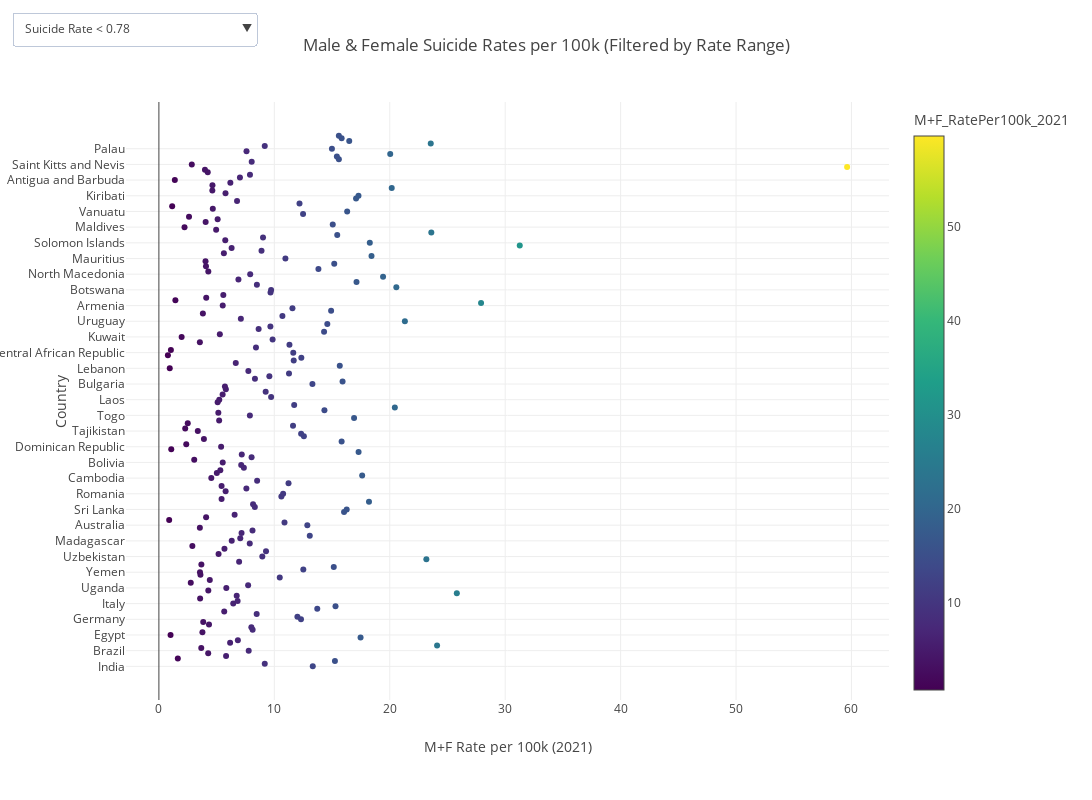

This figure's notebook cell:
### Code cell
'''Load the data'''
df = pd.read_excel(r"C:\Users\Adolf\Downloads\archive (1)\suicide-rate-by-country-2024.xlsx")


df['M+F_RatePer100k_2021'] = pd.to_numeric(df['M+F_RatePer100k_2021'], errors='coerce')

'''This Function to creates a scatter plot'''
def create_scatter_plot(df, x_col, y_col, color_col, color_scale="Viridis"):
    fig = px.scatter(df, 
                     x=x_col, 
                     y=y_col, 
                     hover_name=y_col,  
                     color=color_col, 
                     color_continuous_scale=color_scale)
    return fig

'''This Function updates the layout of the figure'''
def update_layout(fig, title, xaxis_title, yaxis_title, width=1200, height=800):
    fig.update_layout(
        width=width,  
        height=height,
        margin=dict(l=100, r=50, t=50,b=100), 
        title=title,  
        xaxis_title=xaxis_title,  
        yaxis_title=yaxis_title, 
        showlegend=False, 
        hoverlabel=dict(font_size=14),
    )
    return fig

'''Function to create the dropdown for filtering based on suicide rate'''
def create_rate_range_dropdown(min_rate, max_rate):
    return [
        dict(
            label=f"Suicide Rate < {min_rate}",
            method="relayout",
            args=["xaxis.range", [df['M+F_RatePer100k_2021'].min(), min_rate]]
        ),
        dict(
            label=f"Suicide Rate between {min_rate} and {max_rate}",
            method="relayout",
            args=["xaxis.range", [min_rate, max_rate]]
        ),
        dict(
            label=f"Suicide Rate > {max_rate}",
            method="relayout",
            args=["xaxis.range", [max_rate, df['M+F_RatePer100k_2021'].max()]]
        ),
    ]

'''This Function filters the dataframe based on suicide rate range'''
def filter_data_by_rate_range(df, min_rate, max_rate):
    return df[(df['M+F_RatePer100k_2021'] >= min_rate) & (df['M+F_RatePer100k_2021'] <= max_rate)]

'''Main function to display the interactive plot'''
def display_interactive_plot():
    '''Sidebar filter for suicide rate range'''
    min_rate, max_rate = st.sidebar.slider(
        "Select Suicide Rate Range (per 100k)",
        min_value=float(df['M+F_RatePer100k_2021'].min()),
        max_value=float(df['M+F_RatePer100k_2021'].max()),
        value=(float(df['M+F_RatePer100k_2021'].min()), float(df['M+F_RatePer100k_2021'].max()))
    )

    '''Filter the data based on selected rate range'''
    filtered_df = filter_data_by_rate_range(df, min_rate, max_rate)

   
    fig = create_scatter_plot(filtered_df, 'M+F_RatePer100k_2021', 'country', 'M+F_RatePer100k_2021')

    '''Create the dropdown buttons for rate range selection'''
    rate_range_buttons = create_rate_range_dropdown(min_rate, max_rate)

    '''Add dropdown buttons to the plot'''
    fig.update_layout(
        updatemenus=[
            dict(
                type="dropdown",
                direction="down",
                x=0.17,
                y=1.15,
                buttons=rate_range_buttons
            ),
        ]
    )

    '''Update the layout of the figure'''
    fig = update_layout(fig, 
                        title=f'Male & Female Suicide Rates per 100k (Filtered by Rate Range)', 
                        xaxis_title='M+F Rate per 100k (2021)',
                        yaxis_title='Country')

    '''Show the plot'''
    fig.show()

'''Call the main function to display the plot'''
display_interactive_plot()

### Figure 1 — Plotly figure (JSON) as saved in the notebook; plotly's stock layout.template omitted (floating-point values rounded to 4 significant figures; data arrays with more than 128 entries replaced by an {"elided": "..."} marker saying what was removed)
{"data": [{"hovertemplate": "<b>%{hovertext}</b><br><br>M+F_RatePer100k_2021=%{marker.color}<br>country=%{y}<extra></extra>", "hovertext": {"elided": "204 str values"}, "legendgroup": "", "marker": {"color": {"elided": "204 float values"}, "coloraxis": "coloraxis", "symbol": "circle"}, "mode": "markers", "name": "", "orientation": "h", "showlegend": false, "type": "scatter", "x": {"elided": "204 float values"}, "xaxis": "x", "y": {"elided": "204 str values"}, "yaxis": "y"}], "layout": {"coloraxis": {"colorbar": {"title": {"text": "M+F_RatePer100k_2021"}}, "colorscale": [[0, "#440154"], [0.1111, "#482878"], [0.2222, "#3e4989"], [0.3333, "#31688e"], [0.4444, "#26828e"], [0.5556, "#1f9e89"], [0.6667, "#35b779"], [0.7778, "#6ece58"], [0.8889, "#b5de2b"], [1, "#fde725"]]}, "height": 800, "hoverlabel": {"font": {"size": 14}}, "legend": {"tracegroupgap": 0}, "margin": {"b": 100, "l": 100, "r": 50, "t": 50}, "showlegend": false, "title": {"text": "Male & Female Suicide Rates per 100k (Filtered by Rate Range)"}, "updatemenus": [{"buttons": [{"args": ["xaxis.range", [0.78, 0.78]], "label": "Suicide Rate < 0.78", "method": "relayout"}, {"args": ["xaxis.range", [0.78, 59.62]], "label": "Suicide Rate between 0.78 and 59.62", "method": "relayout"}, {"args": ["xaxis.range", [59.62, 59.62]], "label": "Suicide Rate > 59.62", "method": "relayout"}], "direction": "down", "type": "dropdown", "x": 0.17, "y": 1.15}], "width": 1200, "xaxis": {"anchor": "y", "domain": [0, 1], "title": {"text": "M+F Rate per 100k (2021)"}}, "yaxis": {"anchor": "x", "domain": [0, 1], "title": {"text": "Country"}}}}
